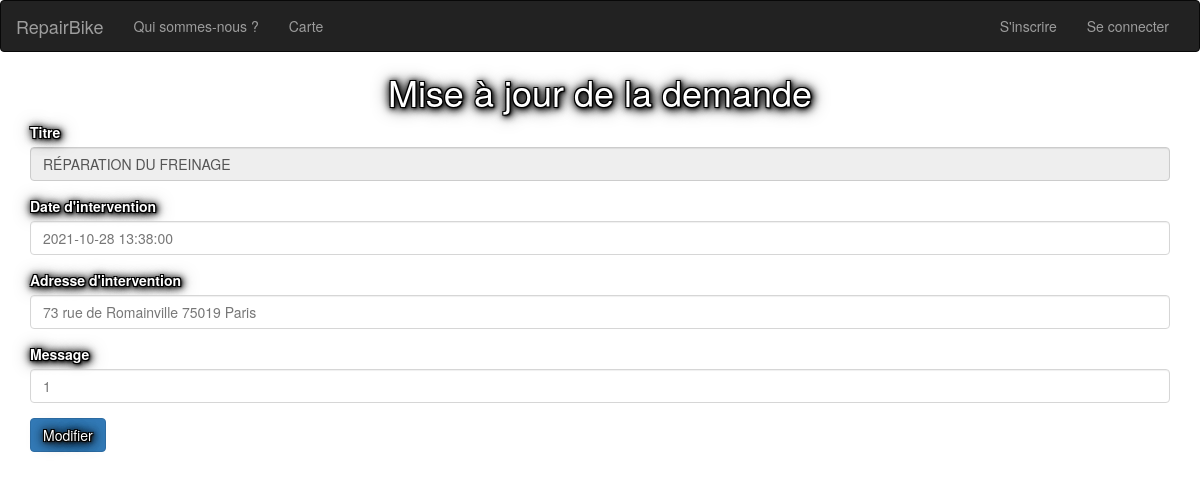
/updateDemande.php?id=57, run on the app's committed database.
### tables this page shows
CREATE TABLE `demande` (
  `id` int(11) NOT NULL,
  `date_demande` timestamp NOT NULL DEFAULT CURRENT_TIMESTAMP,
  `date_intervention` timestamp NOT NULL DEFAULT CURRENT_TIMESTAMP,
  `adresse_intervention` varchar(200) NOT NULL,
  `etat_intervention` varchar(50) DEFAULT 'ENVOYEE',
  `id_service` int(11) NOT NULL,
  `id_client` int(11) NOT NULL,
  `message` varchar(100) DEFAULT NULL,
  `tarif_demande` double NOT NULL
);

CREATE TABLE `service` (
  `S_id` int(11) NOT NULL,
  `titre` varchar(50) NOT NULL,
  `description` text,
  `tarif` double NOT NULL,
  `rayon_intervention` float NOT NULL,
  `id_reparateur` int(11) NOT NULL,
  `img` varchar(150) DEFAULT NULL
);

### updateDemande.php (the view, shortened to what this page needs)
<?php
require 'header.php';
  if (isset($_GET['id'])){
    $id= $_GET['id'];
  }
  $req = "SELECT * FROM demande inner join service on service.S_id = demande.id_service where id= :id";
  $res = $bdd->prepare($req);
  $res->bindParam(':id', $id, PDO::PARAM_STR);
  try{
    $res -> execute();
  }
  catch(Exception $e){
    oups("Erreur de selection", $e->getMessage(),"1","index.php");
  }
  while($demande = $res->fetch(PDO::FETCH_ASSOC)) {
  $titre=$demande['titre'];
  $date=$demande['date_intervention'];
  $adresse=$demande['adresse_intervention'];
  $message=$demande['message'];
  }
  ?>
  <body>
    <h1 style="color:white">Mise à jour de la demande</h1>
    <div class="container">
      <form action="updateDemande_post.php" method='post'  enctype="multipart/form-data">
        <div class="form-group">
          <label>Titre</label>
          <input type="text" class="form-control formtexte" name="AFF_titre" value="<?php echo $titre?>"disabled />
        </div>
        <div class="form-group">
          <label>Date d'intervention</label>
          <input type="datetime" class="form-control" value="<?php echo $date?>" name="date_intervention" required>
        </div>
        <div class="form-group">
          <label>Adresse d'intervention</label>
          <input type="text" class="form-control" value="<?php echo $adresse?>" name="adresse_intervention" required>
        </div>
        <div class="form-group">
          <label>Message</label>
          <input type="text" class="form-control" value="<?php echo $message?>" name="message">
        </div>
        <button type="submit" class="btn btn-primary">Modifier</button>
      </form>
      <br>
    </body>
  </html>

### MesStyles.css (style rules this page uses)
h1 { text-align: center; text-shadow: -1px -1px 0 #000, 1px -1px 0 #000, -1px 1px 0 #000, 1px 1px 0 #000, 1px 1px 2px #141414, 1px 1px 3px #141414, 1px 1px 5px #141414, 1px 1px 7px #141414, 1px 1px 10px #141414, 1px 1px 12px #141414, 1px 1px 18px #141414;color:#fff; }
input, table { opacity: 0.8; }
form , div.card, button { text-shadow: -1px -1px 0 #000, 1px -1px 0 #000, -1px 1px 0 #000, 1px 1px 0 #000, 1px 1px 2px #141414, 1px 1px 3px #141414, 1px 1px 5px #141414, 1px 1px 7px #141414, 1px 1px 10px #141414, 1px 1px 12px #141414, 1px 1px 18px #141414;color:#fff; }

### data on the page
demande: AFF_titre "RÉPARATION DU FREINAGE", date_intervention "2021-10-28 13:38:00", adresse_intervention "73 rue de Romainville 75019 Paris", message "1"
